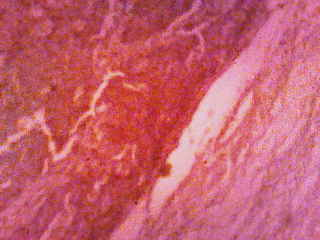
#> input picture Image Acquition/red.bmp, 320 x 240 px
$ python python_vca.py
#> lines starting #> are read from the running program, lines starting #| are printed output that depends on the picture
import numpy as np
import cv2
import matplotlib.pyplot as plt


# Function to perform unmixing
def unmix_m_vca_sm(image_m, n_components):
    """
    Performs VCA-based unmixing on the input multispectral data.
    """
    # Reshape image dimensions for computation
    if len(image_m.shape) == 4:
        Nw, Ns, Npx, Npy = image_m.shape
    elif len(image_m.shape) == 3:
        Nw, Npx, Npy = image_m.shape
        Ns = 1
        image_m = image_m.reshape((Nw, Ns, Npx, Npy))

    image_m2 = image_m.reshape(Nw, -1)
    image_m3 = image_m2.T

    # VCA algorithm
    mat_aux = np.zeros((Nw, Nw))
    mat_aux[:, 0] = np.ones(Nw) / np.sqrt(Nw)

    maximo = []
    for kk in range(n_components):
        w = np.random.randn(Nw)
        f_aux = (np.eye(Nw) - mat_aux @ np.linalg.pinv(mat_aux)) @ w
        f = f_aux / np.linalg.norm(f_aux)
        proj = image_m3 @ f
        pos_max = np.argmax(np.abs(proj))
        max_val = proj[pos_max]
        maximo.append(max_val)
        value_aux = image_m3[pos_max, :]
        mat_aux[:, kk] = value_aux / np.linalg.norm(value_aux)

    A = mat_aux[:, :n_components]
    W = maximo
    S = A
    pinv_s = np.linalg.pinv(S)
    umx_aux = pinv_s @ image_m2
    umx = umx_aux.reshape((n_components, Ns, Npx, Npy))

    return umx, A, W


# Load images
raw_data1 = cv2.imread('red.bmp')
#> raw_data1 is the input picture: shape (240, 320, 3); mean B, G, R 109.1, 95.1, 197.5
raw_data2 = cv2.imread('green.bmp')
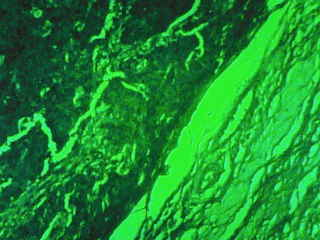
#> input picture Image Acquition/green.bmp, 320 x 240 px
#> raw_data2 is the input picture: shape (240, 320, 3); mean B, G, R 48.9, 137.9, 28
raw_data3 = cv2.imread('blue.bmp')
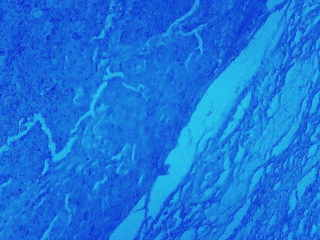
#> input picture Image Acquition/blue.bmp, 320 x 240 px
#> raw_data3 is the input picture: shape (240, 320, 3); mean B, G, R 220.5, 117.9, 25.8

# Convert images to grayscale
x1 = cv2.cvtColor(raw_data1, cv2.COLOR_BGR2GRAY)
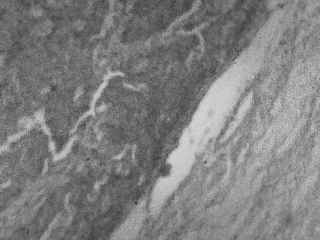
#> x1: shape (240, 320); min 60, max 219, mean 127.3
x2 = cv2.cvtColor(raw_data2, cv2.COLOR_BGR2GRAY)
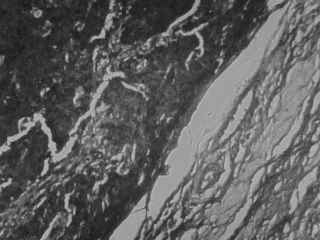
#> x2: shape (240, 320); min 18, max 199, mean 94.9
x3 = cv2.cvtColor(raw_data3, cv2.COLOR_BGR2GRAY)
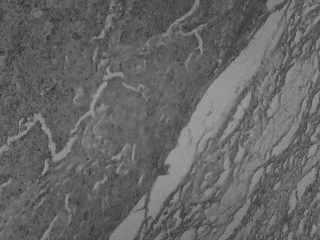
#> x3: shape (240, 320); min 47, max 171, mean 102.1

# Create MSP image matrix
xt = np.stack([x1, x2, x3], axis=0)
xd = xt.astype(np.float64) / 255.0  # Normalize to [0, 1]

# Perform unmixing
umx, A, W = unmix_m_vca_sm(xd, 2)
#> the loop in unmix_m_vca_sm, `for kk in range(n_components):` made 2 passes
#> (pos_max, max_val, value_aux) on passes 1 to 2: (38384, 0.308, [0.702, 0.278, 0.353]), (76757, 0.242, [0.514, 0.69, 0.271])
#> after the loop in unmix_m_vca_sm, `for kk in range(n_components):`: mat_aux = [[0.842, 0.57, 0], [0.334, 0.765, 0], [0.423, 0.3, 0]]; maximo = [0.308, 0.242]
#> in unmix_m_vca_sm, `A = mat_aux[:, :n_components]`: A = [[0.842, 0.57], [0.334, 0.765], [0.423, 0.3]]
#> in unmix_m_vca_sm, `W = maximo`: W = [0.308, 0.242]
#> in unmix_m_vca_sm, `S = A`: S = [[0.842, 0.57], [0.334, 0.765], [0.423, 0.3]]
#> in unmix_m_vca_sm, `pinv_s = np.linalg.pinv(S)`: pinv_s = [[1.37, -1.27, 0.642], [-0.61, 1.86, -0.254]]
#> A = [[0.842, 0.57], [0.334, 0.765], [0.423, 0.3]]; W = [0.308, 0.242]
umxd = np.transpose(umx, (2, 3, 0, 1))

# Visualize results
plt.figure()
plt.imshow(-umxd[:, :, 0], cmap='jet')
plt.axis('off')
plt.colorbar()
plt.show()

plt.figure()
plt.imshow(-umxd[:, :, 1], cmap='jet')
plt.axis('off')
plt.colorbar()
plt.show()

plt.figure()
plt.imshow((umxd[:, :, 0] - umxd[:, :, 1]) / 2, cmap='jet')
plt.axis('off')
plt.colorbar()
plt.show()
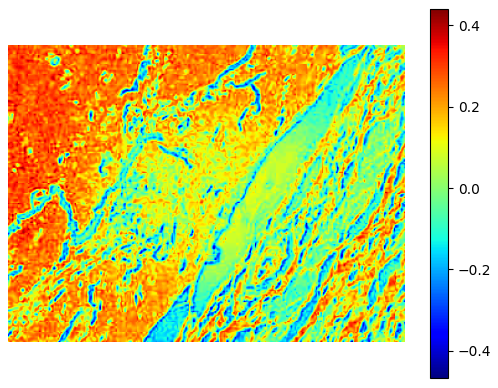
#> figure drawn by matplotlib, 2 panels

plt.figure()
plt.plot(A)
plt.show()
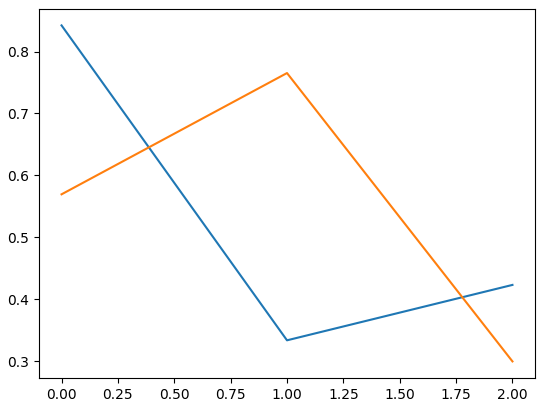
#> figure drawn by matplotlib, 1 panel
